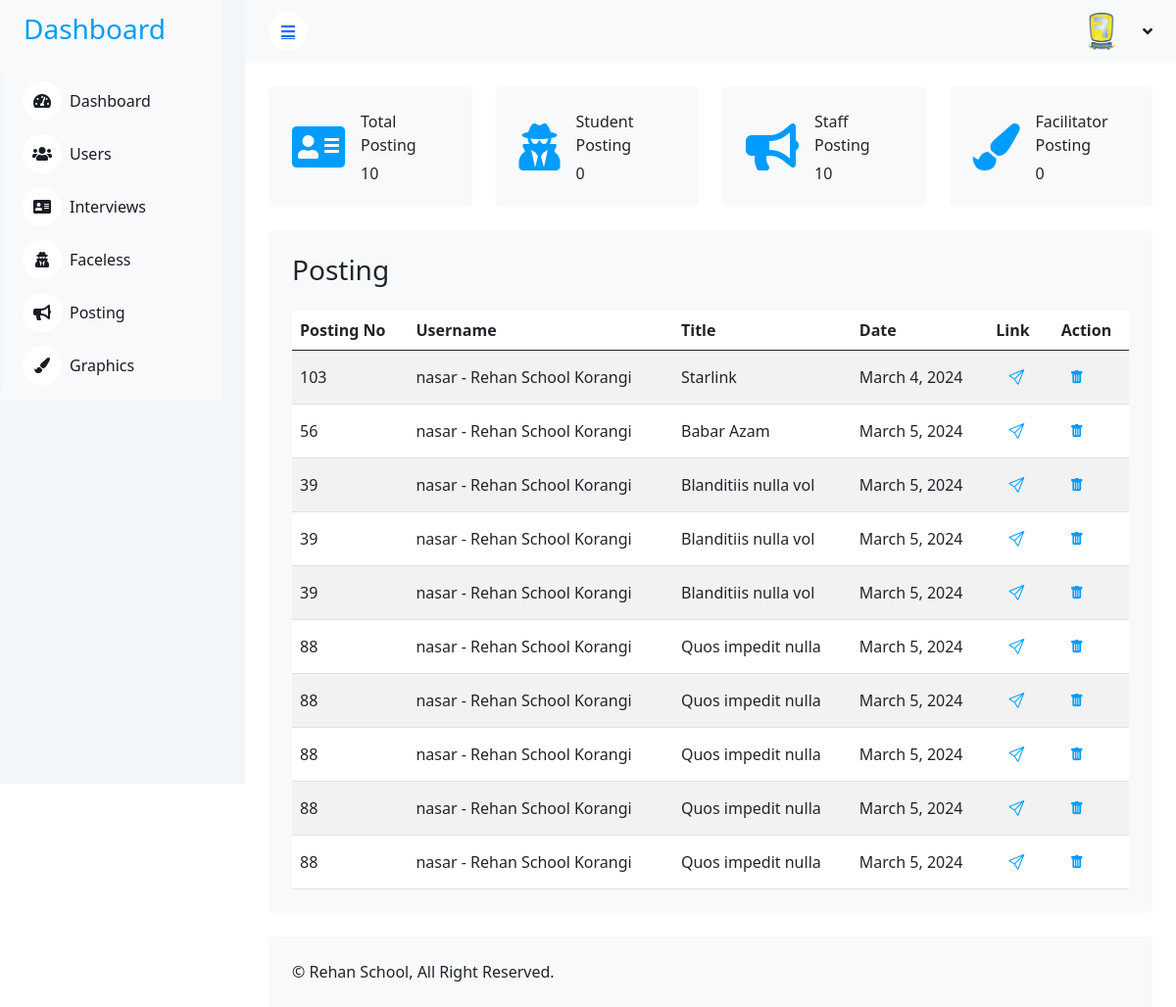
Screenshot of /adminpanel/posting/ with the database file from the repository.
### students/models.py (models this page shows, shortened)
class Posting(models.Model):
    user = models.ForeignKey(CustomUser, on_delete=models.CASCADE)
    posting_no = models.IntegerField()
    title = models.CharField(max_length=100)
    date = models.DateField(auto_now_add=True)
    url = models.URLField(max_length=550)

class CustomUser(AbstractUser):
    GENDER_CHOICES = [
        ('M', 'Male'),
        ('F', 'Female'),
        ('O', 'Other'),
    ]
    gender = models.CharField(max_length=1, choices=GENDER_CHOICES)
    school = models.CharField(max_length=100)
    fb_link = models.URLField(max_length=350)
    OCCUPATION_CHOICES = [
        ('Facilitator', 'Facilitator'),
        ('Student', 'Student'),
        ('Staff', 'Staff'),
    ]
    occupation = models.CharField(max_length=12, choices=OCCUPATION_CHOICES)
    def __str__(self):
        return f"{self.username} - {self.school}"

### adminpanel/views.py (the view)
# urls.py: path('posting/', views.all_posting, name='posting'),
def all_posting(request):
    all_posting = Posting.objects.all()
    total_posting = Posting.objects.all().count()
    student_posting = Posting.objects.filter(user__occupation='Student').count()
    staff_posting = Posting.objects.filter(user__occupation='Staff').count()
    facilitator_posting = Posting.objects.filter(user__occupation='Facilitator').count()
    ct={
        'all_posting': all_posting,
        'total_posting': total_posting,
        'student_posting': student_posting,
        'staff_posting': staff_posting,
        'facilitator_posting': facilitator_posting,
    }
    return render(request, 'adminpanel/all_posting.html',ct)

### templates/adminpanel/all_posting.html (shortened to what this page needs)
{% load static %}
<!DOCTYPE html>
<html lang="en">
<head>
    <link href="https://cdnjs.cloudflare.com/ajax/libs/font-awesome/5.10.0/css/all.min.css" rel="stylesheet">
    <link href="https://cdn.jsdelivr.net/npm/bootstrap-icons@1.4.1/font/bootstrap-icons.css" rel="stylesheet">
    <link href="{% static 'lib/owlcarousel/assets/owl.carousel.min.css' %}" rel="stylesheet">
    <link href="{% static 'lib/tempusdominus/css/tempusdominus-bootstrap-4.min.css' %}" rel="stylesheet" />
    <link href="{% static 'css/bootstrap.min.css' %}" rel="stylesheet">
    <link href="https://cdnjs.cloudflare.com/ajax/libs/twitter-bootstrap/5.3.0/css/bootstrap.min.css" rel="stylesheet">
    <link href="{% static 'css/style.css' %}" rel="stylesheet">
    <link rel="stylesheet" href="https://cdn.jsdelivr.net/npm/bootstrap-icons@1.11.3/font/bootstrap-icons.min.css">
</head>
<body>
    <div class="container-xxl position-relative bg-white d-flex p-0">
        <div class="sidebar pe-4 pb-3">
            <nav class="navbar bg-light navbar-light">
                <a href="{% url 'dashboard' %}" class="navbar-brand mx-4 mb-3">
                    <h3 class="text-primary">Dashboard</h3>
                </a>
                <div class="navbar-nav w-100">
                    <a href="{% url 'dashboard' %}" class="nav-item nav-link"><i class="fa fa-tachometer-alt me-2"></i>Dashboard</a>
                    <a href="{% url 'users' %}" class="nav-item nav-link"><i class="fa fa-users me-2"></i>Users</a>
                    <a href="{% url 'interviews' %}" class="nav-item nav-link"><i class="fa fa-address-card me-2"></i>Interviews</a>
                    <a href="{% url 'faceless' %}" class="nav-item nav-link"><i class="fa fa-user-secret me-2"></i>Faceless</a>
                    <a href="{% url 'posting' %}" class="nav-item nav-link"><i class="fa fa-bullhorn me-2"></i>Posting</a>
                    <a href="{% url 'graphics' %}" class="nav-item nav-link"><i class="fa fa-paint-brush me-2"></i>Graphics</a>
                    </div>
                </div>
        </div>
        <div class="content">
            <nav class="navbar navbar-expand bg-light navbar-light sticky-top px-4 py-0">
                <a href="#" class="sidebar-toggler flex-shrink-0">
                    <i class="fa fa-bars"></i>
                </a>
                <div class="navbar-nav align-items-center ms-auto">
                    <div class="nav-item dropdown">
                        <a href="#" class="nav-link dropdown-toggle" data-bs-toggle="dropdown">
                            <img class="rounded-circle me-lg-2" src="{% static 'rehan.png' %}" alt="" style="width: 40px; height: 40px;">
                        </a>
                    </div>
                </div>
            </nav>
            <div class="container-fluid pt-4 px-4">
                <div class="row g-4">
                    <div class="col-sm-6 col-xl-3">
                        <div class="bg-light rounded d-flex align-items-center justify-content-between p-4">
                            <i class="fa fa-address-card  fa-3x text-primary"></i>
                            <div class="ms-3">
                                <p class="mb-2">Total Posting</p>
                                <h6 class="mb-0">{{total_posting}}</h6>
                            </div>
                        </div>
                    </div>
                    <div class="col-sm-6 col-xl-3">
                        <div class="bg-light rounded d-flex align-items-center justify-content-between p-4">
                            <i class="fa fa-user-secret fa-3x text-primary"></i>
                            <div class="ms-3">
                                <p class="mb-2">Student Posting</p>
                                <h6 class="mb-0">{{student_posting}}</h6>
                            </div>
                        </div>
                    </div>
                    <div class="col-sm-6 col-xl-3">
                        <div class="bg-light rounded d-flex align-items-center justify-content-between p-4">
                            <i class="fa fa-bullhorn fa-3x text-primary"></i>
                            <div class="ms-3">
                                <p class="mb-2">Staff Posting</p>
                                <h6 class="mb-0">{{staff_posting}}</h6>
                            </div>
                        </div>
                    </div>
                    <div class="col-sm-6 col-xl-3">
                        <div class="bg-light rounded d-flex align-items-center justify-content-between p-4">
                            <i class="fa fa-paint-brush fa-3x text-primary"></i>
                            <div class="ms-3">
                                <p class="mb-2">Facilitator Posting</p>
                                <h6 class="mb-0">{{facilitator_posting}}</h6>
                            </div>
                        </div>
                    </div>
                </div>
            </div>
            <div class="container-fluid pt-4 px-4">
                <div class="bg-light text-center rounded p-4">
                    <div class="d-flex align-items-center justify-content-between mb-4">
                        <h3 class="mb-0">Posting</h3>
                    </div>
                    <div class="table-responsive">
                        <table id="posting" class="table text-start align-middle table-striped table-hover mb-0">
                            <thead>
                                <tr class="text-dark">
                                    <th scope="col">Posting No</th>
                                    <th scope="col">Username</th>
                                    <th scope="col">Title</th>
                                    <th scope="col">Date</th>
                                    <th scope="col">Link</th>
                                    <th scope="col">Action</th>
                                </tr>
                            </thead>
                            <tbody>
                                {% for inte in all_posting %}
                                <tr>
                                    <td>{{inte.posting_no}}</td>
                                    <td>{{inte.user}}</td>
                                    <td>{{inte.title}}</td>
                                    <td>{{inte.date}}</td>
                                    <td>
                                        <a class="btn btn-default" target="_blank" href="{{inte.url}}">
                                            <i class="bi bi-send" style="color:#009CFF !important"></i>
                                        </a>
                                    </td>
                                    <td>
                                        <a class="btn btn-sm btn-default" href="{% url 'delete_posting' inte.id %}"><i class="bi bi-trash-fill" style="color:#009CFF !important"></i></a>
                                    </td>
                                </tr>
                                {% endfor %}
                            </tbody>
                        </table>
                  </div>
                </div>
            </div>
            <div class="container-fluid pt-4 px-4">
                <div class="bg-light rounded-top p-4">
                    <div class="row">
                        <div class="col-12 col-sm-6 text-center text-sm-start">
                            &copy; Rehan School, All Right Reserved.
                        </div>
                    </div>
                </div>
            </div>
        </div>
</body>
</html>

### static/css/style.css (style rules this page uses)
:root { --primary: #009CFF; --light: #F3F6F9; --dark: #191C24; }
.btn { transition: .5s; }
.sidebar { position: fixed; top: 0; left: 0; bottom: 0; width: 250px; height: 100vh; overflow-y: auto; background: var(--light); transition: 0.5s; z-index: 999; }
.content { margin-left: 250px; min-height: 100vh; background: #FFFFFF; transition: 0.5s; }
@media (min-width: 992px) { .sidebar { margin-left: 0; } }
@media (min-width: 992px) { .content { width: calc(100% - 250px); } }
.sidebar .navbar .navbar-nav .nav-link { padding: 7px 20px; color: var(--dark); font-weight: 500; border-left: 3px solid var(--light); border-radius: 0 30px 30px 0; outline: none; }
.sidebar .navbar .navbar-nav .nav-link i { width: 40px; height: 40px; display: inline-flex; align-items: center; justify-content: center; background: #FFFFFF; border-radius: 40px; }
.content .navbar .navbar-nav .nav-link { margin-left: 25px; padding: 12px 0; color: var(--dark); outline: none; }
.content .navbar .sidebar-toggler, .content .navbar .navbar-nav .nav-link i { width: 40px; height: 40px; display: inline-flex; align-items: center; justify-content: center; background: #FFFFFF; border-radius: 40px; }
.content .navbar .dropdown-toggle::after { margin-left: 6px; vertical-align: middle; border: none; content: "\f107"; font-family: "Font Awesome 5 Free"; font-weight: 900; transition: .5s; }

### templates/adminpanel/all_posting.html (style rules this page uses)
.text-primary { color: #009CFF !important; }

### rows the page displays
Posting: posting_no "103", user "nasar - Rehan School Korangi", title "Starlink", date "March 4, 2024"
Posting: posting_no "56", user "nasar - Rehan School Korangi", title "Babar Azam", date "March 5, 2024"
Posting: posting_no "39", user "nasar - Rehan School Korangi", title "Blanditiis nulla vol", date "March 5, 2024"
Posting: posting_no "39", user "nasar - Rehan School Korangi", title "Blanditiis nulla vol", date "March 5, 2024"
Posting: posting_no "39", user "nasar - Rehan School Korangi", title "Blanditiis nulla vol", date "March 5, 2024"
Posting: posting_no "88", user "nasar - Rehan School Korangi", title "Quos impedit nulla", date "March 5, 2024"
Posting: posting_no "88", user "nasar - Rehan School Korangi", title "Quos impedit nulla", date "March 5, 2024"
Posting: posting_no "88", user "nasar - Rehan School Korangi", title "Quos impedit nulla", date "March 5, 2024"
Posting: posting_no "88", user "nasar - Rehan School Korangi", title "Quos impedit nulla", date "March 5, 2024"
Posting: posting_no "88", user "nasar - Rehan School Korangi", title "Quos impedit nulla", date "March 5, 2024"

### other values shown
{{ total_posting }} "10"
{{ student_posting }} "0"
{{ staff_posting }} "10"
{{ facilitator_posting }} "0"
